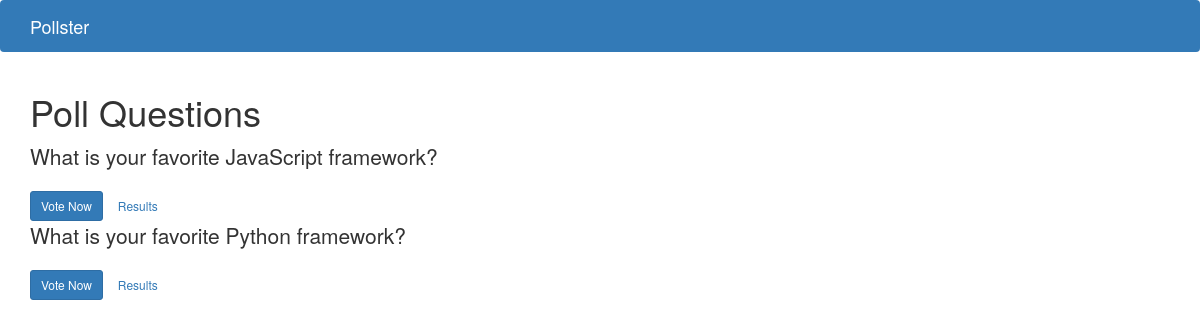
Screenshot of /polls/ with the database file from the repository.
### polls/models.py (models this page shows, shortened)
class Question(models.Model):
    question_text = models.CharField(max_length=200)
    pub_date = models.DateTimeField('date published')

### polls/views.py (the view)
# urls.py: path('', views.index, name='index'),
def index(request):
    latest_question_list = Question.objects.order_by('-pub_date')[:5]
    context = {'latest_question_list': latest_question_list}
    return render(request, 'polls/index.html', context)

### templates/polls/index.html
{% extends 'base.html' %}
{% block content %}
   <h1 class="text_center mb-3">Poll Questions</h1>
   {% if latest_question_list %}
    {% for question in latest_question_list %}
        <div class="card mb-3">
            <div class="card-body">
                <p class="lead">{{ question.question_text }}</p>
                <a href="{% url 'polls:detail' question.id %}" class="btn btn-primary btn-sm">Vote Now</a>
                <a href="{% url 'polls:results' question.id %}" class="btn btn-secondary btn-sm">Results</a>
            </div>
        </div>
    {% endfor %}
   {% else %}
    <p>No polls available</p>
   {% endif %}
{% endblock %}

### rows the page displays
Question: question_text "What is your favorite JavaScript framework?"
Question: question_text "What is your favorite Python framework?"
